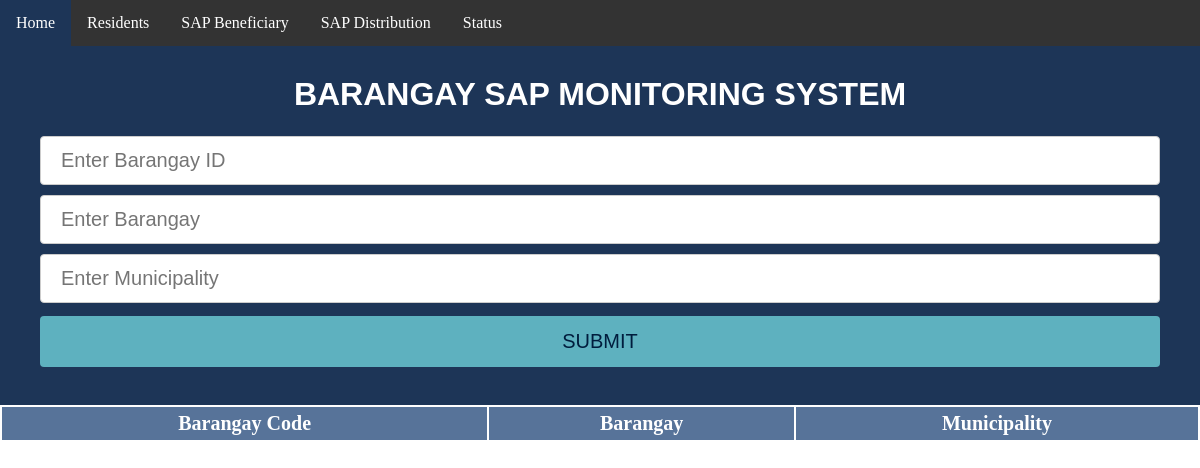
Before: / with the older database file.
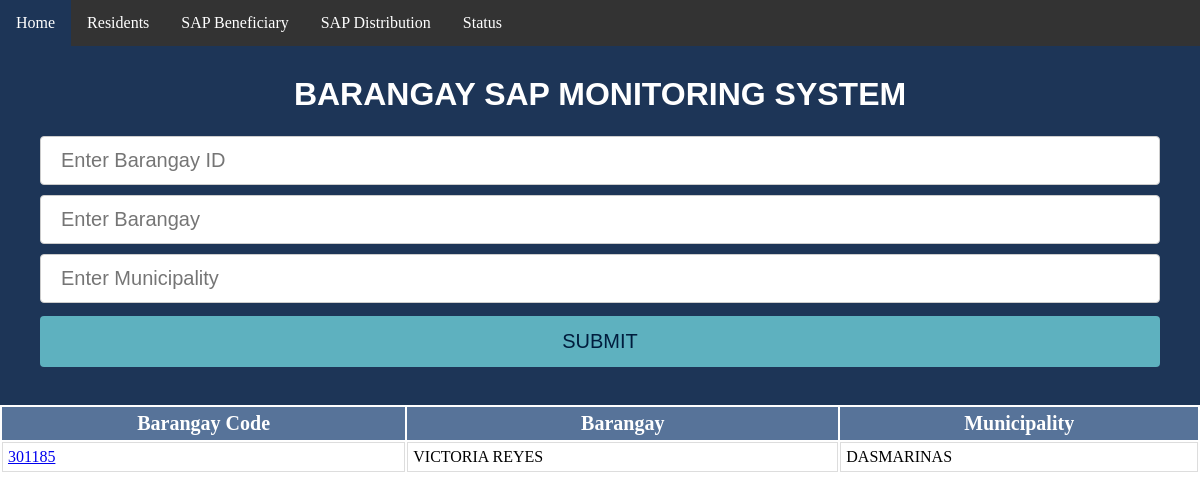
After: the same page with the newer database file.
### MNList/models.py (models this page shows)
class IBrgy(models.Model):
      mncplty = models.TextField(default='')
      bname = models.TextField(default='')
      bID = models.CharField(default='', max_length=6)
      class meta:
          db = "brgy"

### MNList/views.py (the view)
# urls.py: url(r'^$', views.MainPage, name='mainpage'),
def MainPage(request):
     ibrgys = IBrgy.objects.all()
     return render(request, 'BSMS.html',{'ibrgys' : ibrgys})

### MNList/templates/BSMS.html (shortened to what this page needs)
<html>
<head>
</head>
<body>
{% extends 'base.html' %}
{% block content %}
	<div id="myDIV" class="header">
		<h1>BARANGAY SAP MONITORING SYSTEM</h1>
	<br>
		<form method="POST" action="/MNList/new_residents">
		      <input type="txt" id="BrgyID" name="BrgyID" placeholder="Enter Barangay ID" required>
			<input type="txt" id="Brgy" name="Brgy" placeholder="Enter Barangay" required>
			 <input type="txt" id="Municipality" name="Municipality" placeholder="Enter Municipality" required>
			<input type="submit" id="bAdd" name="bAdd" value="SUBMIT" class=button> </form>
	</div>
	<table id="id_table" name='tr'>
		<tr>
			<th>Barangay Code</th>
			<th>Barangay</th>
			<th>Municipality</th>
		</tr>
		<tr> {% for ibrgy in ibrgys %}
		        <td> <a href=MNList/{{ibrgy.id}}>{{ibrgy.bID}}</a></td>
		        <td>{{ibrgy.bname.upper}}</td>
			<td>{{ibrgy.mncplty.upper}}</td>
		</tr> {% endfor %}
        </table>
</body>
{% endblock %}

Changed rows visible on the page:
added IBrgy: bID "301185", bname "VICTORIA REYES", mncplty "DASMARINAS"
